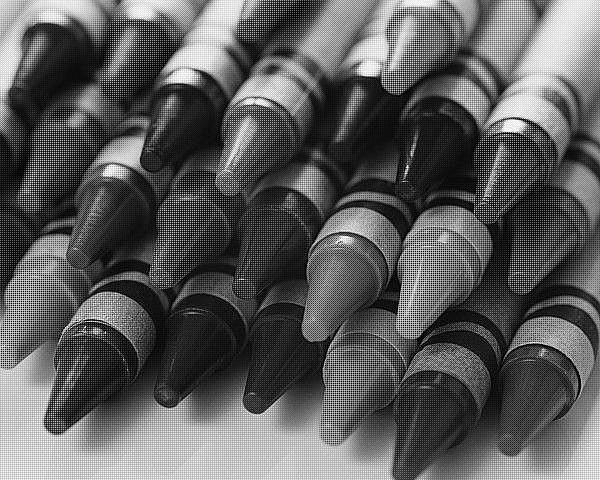
%> input picture Assignment-1/mosaic/crayons_mosaic.bmp, 600 x 480 px
$ octave main.m   (GNU Octave 9; MATLAB toolbox functions it lacks are replaced by stand-ins)
%> lines starting %> are read from the running program, lines starting %| are printed output that depends on the picture
### Assignment-1/mosaic_task.m
function [reconstructed_image,square_error,mean_error,max_error] = mosaic_task(good_image)
%> called with good_image = false
    mosaic_image = imread("mosaic\crayons_mosaic.bmp");
%> mosaic_image is the input picture: size 480x600 uint8; min 0, max 255, mean 92.4
    original_image = imread("mosaic\crayons.jpg");
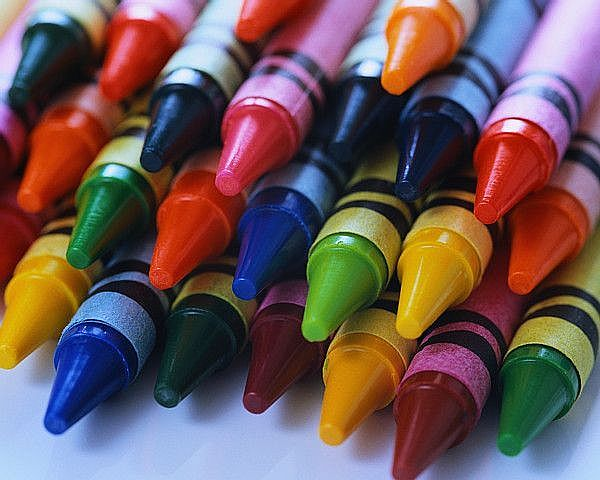
%> input picture Assignment-1/mosaic/crayons.jpg, 600 x 480 px
%> original_image is the input picture: size 480x600x3 uint8; mean R, G, B 109.2, 86.5, 87.5
    original_image = double(original_image);
%> original_image: size 480x600x3 double
    original_red = original_image(:,:,1);
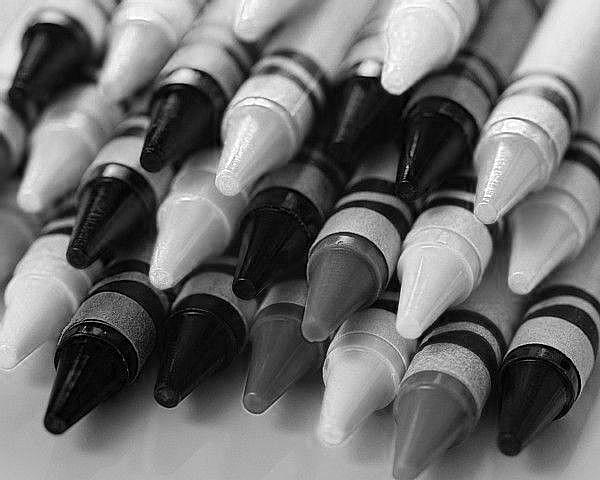
%> original_red: size 480x600 double; min 0, max 255, mean 109.2
    original_green = original_image(:,:,2);
    original_blue = original_image(:,:,3);
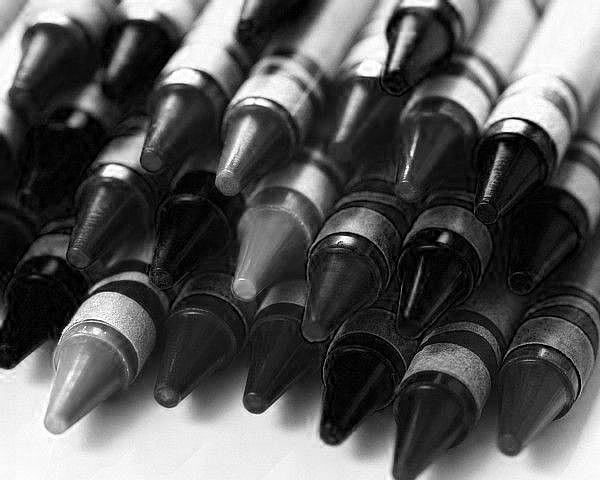
%> original_blue: size 480x600 double; min 0, max 255, mean 87.5
    mosaic_image = double(mosaic_image);
%> mosaic_image: size 480x600 double
    [h,w] = size(mosaic_image);
%> h = 480; w = 600
    red_mask = repmat([1 0; 0 0],h/2,w/2);
    green_mask = repmat([0 1; 1 0],h/2,w/2);
    blue_mask = repmat([0 0; 0 1],h/2,w/2);
    red_channel = mosaic_image.*red_mask;
    green_channel = mosaic_image.*green_mask;
    blue_channel = mosaic_image.*blue_mask;
    if good_image == true
        red_filter = (1/4)*[1 2 1; 2 4 2; 1 2 1];
        green_filter = (1/4)*[0 1 0; 1 4 1; 0 1 0];
        blue_filter = (1/4)*[1 2 1; 2 4 2; 1 2 1];
    else
        red_filter = (1/4)*[1 0 1; 0 0 0; 1 0 1];
        green_filter = (1/4)*[0 1 0; 1 0 1; 0 1 0];
        blue_filter = (1/4)*[1 0 1; 0 0 0; 1 0 1];
    end
    reconstructed_red_channel = filter2(red_filter,red_channel);
    reconstructed_green_channel = filter2(green_filter,green_channel);
    reconstructed_blue_channel = filter2(blue_filter,blue_channel);
    reconstructed_image = cat(3,reconstructed_red_channel,reconstructed_green_channel,reconstructed_blue_channel);
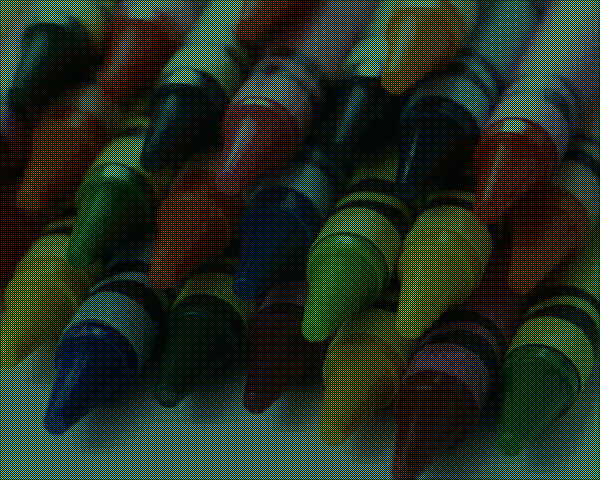
%> reconstructed_image: size 480x600x3 double; mean R, G, B 27.2, 43.1, 21.7
    D_red = (original_red - reconstructed_red_channel).^2;
    D_green = (original_green - reconstructed_green_channel).^2;
    D_blue = (original_blue - reconstructed_blue_channel).^2;
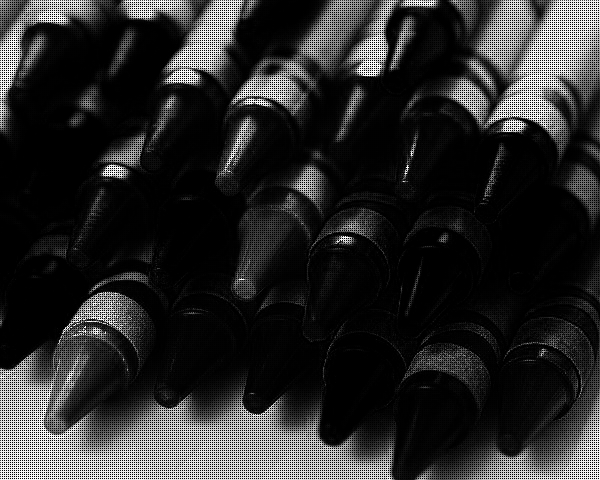
%> D_blue: size 480x600 double; min 0, max 65025, mean 10865; drawn with min black and max white
    square_error = D_red+D_green+D_blue;
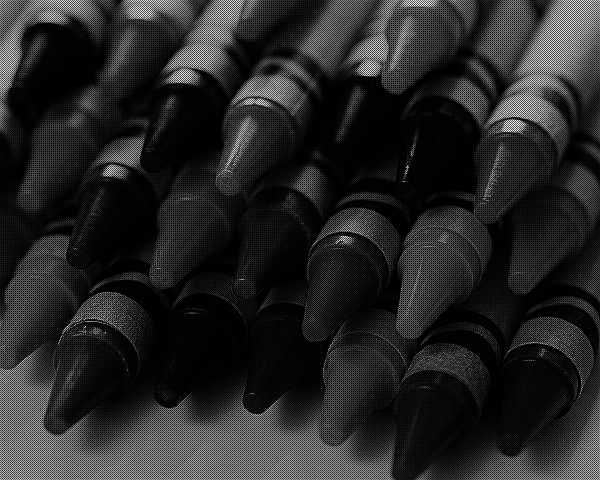
%> square_error: size 480x600 double; min 0, max 192035, mean 29286.2; drawn with min black and max white
    mean_error = mean(square_error(:));
%> mean_error = 29286.2
    max_error = max(square_error(:));
%> max_error = 192035
    reconstructed_image = uint8(reconstructed_image);
%> reconstructed_image: size 480x600x3 uint8
end

### Assignment-1/main.m
clear;
%% Task 1,2,3
% If true then weighted average filter will be used, otherwise average
% filter.
[reconstructed_image,square_error,mean_error,max_error] = mosaic_task(false);
%> mean_error = 29286.2; max_error = 192035
disp("Mean error - "+mean_error);
%| Mean error - 29286.1826
disp("Max error -"+max_error);
%| Max error -192035
imwrite(reconstructed_image,"good_image.png");
imagesc(uint8(square_error));
colorbar
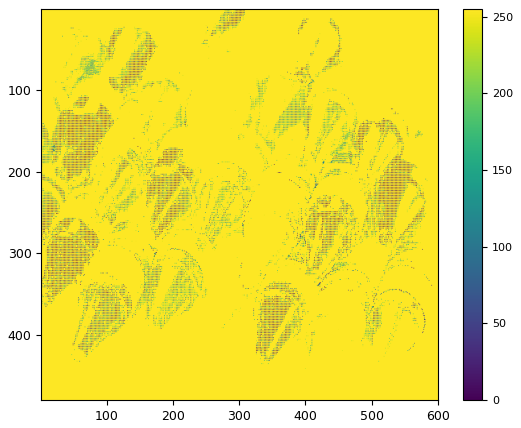
%> figure redrawn from the program's plot data

%% Task 4,5
path = "data/";
file_list = dir(path);
for i=3:length(file_list)
%> (the run ends here)
